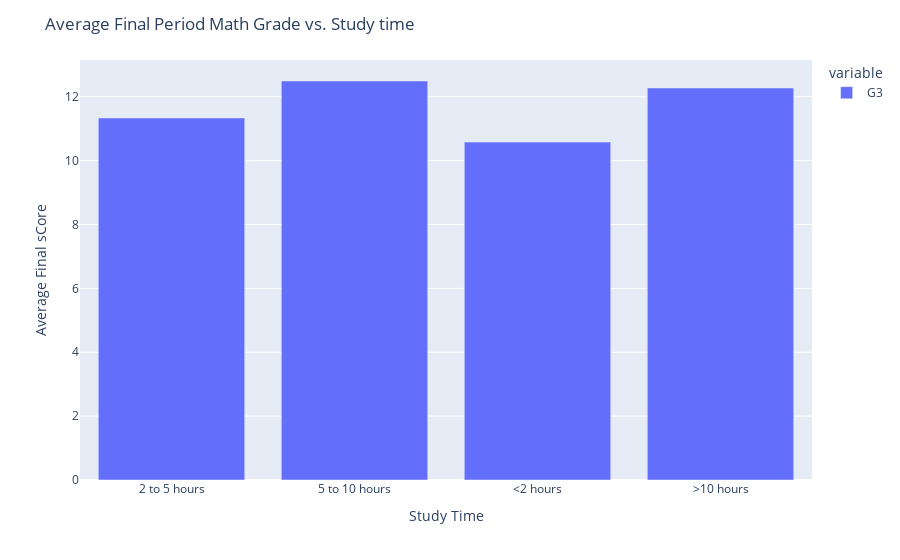

Here is the notebook cell this chart was saved with:
### Code cell
# maping traveltime values to human-readable labels
studytime_labels = {
    1: '<2 hours',
    2: '2 to 5 hours',
    3: '5 to 10 hours',
    4: '>10 hours'
}
df['studytime'] = df['studytime'].map(studytime_labels)

# count the number of students in each category
mean = df.groupby('studytime')['G3'].mean()
# create a bar graph studytime vs G3
fig = px.bar(mean, 
             labels={'studytime': 'Study Time', 'G3': 'Final Period Grade'})

# set the title of the graph
fig.update_layout(title_text='Average Final Period Math Grade vs. Study time',
                 yaxis_title="Average Final sCore")

# display the graph
fig.show()

### Figure 1 — Plotly figure (JSON) as saved in the notebook; plotly's stock layout.template omitted (floating-point values rounded to 4 significant figures)
{"data": [{"alignmentgroup": "True", "hovertemplate": "variable=G3<br>Study Time=%{x}<br>value=%{y}<extra></extra>", "legendgroup": "G3", "marker": {"color": "#636efa", "pattern": {"shape": ""}}, "name": "G3", "offsetgroup": "G3", "orientation": "v", "showlegend": true, "textposition": "auto", "type": "bar", "x": ["2 to 5 hours", "5 to 10 hours", "<2 hours", ">10 hours"], "xaxis": "x", "y": [11.34, 12.49, 10.58, 12.27], "yaxis": "y"}], "layout": {"barmode": "relative", "legend": {"title": {"text": "variable"}, "tracegroupgap": 0}, "margin": {"t": 60}, "title": {"text": "Average Final Period Math Grade vs. Study time"}, "xaxis": {"anchor": "y", "domain": [0, 1], "title": {"text": "Study Time"}}, "yaxis": {"anchor": "x", "domain": [0, 1], "title": {"text": "Average Final sCore"}}}}
